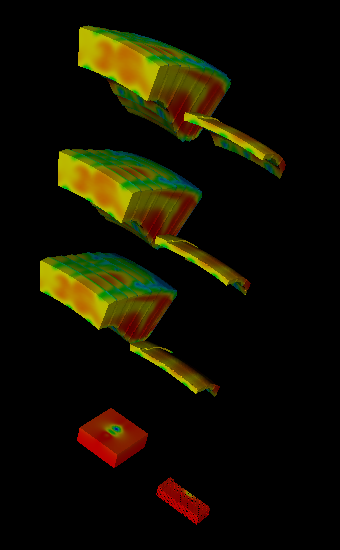

Recreate this plot in Python.
#!/usr/bin/env python

# Demonstrate vtkGeometryFilter on structured grid, poly data,
# unstructured grid, and rectilinear grid with extent/point/cell
# clipping options.

import os

# Factory overrides
import vtkmodules.vtkInteractionStyle  # noqa: F401
import vtkmodules.vtkRenderingFreeType  # noqa: F401
import vtkmodules.vtkRenderingOpenGL2  # noqa: F401

from vtkmodules.vtkCommonDataModel import vtkSphere
from vtkmodules.vtkFiltersExtraction import vtkExtractGeometry
from vtkmodules.vtkFiltersGeometry import vtkGeometryFilter
from vtkmodules.vtkIOLegacy import vtkRectilinearGridReader
from vtkmodules.vtkIOParallel import vtkMultiBlockPLOT3DReader
from vtkmodules.vtkRenderingCore import (
    vtkActor,
    vtkPolyDataMapper,
    vtkRenderWindow,
    vtkRenderWindowInteractor,
    vtkRenderer,
)

data_dir = os.environ.get("VPE_DATA_DIR", os.path.dirname(os.path.abspath(__file__)))

# Read PLOT3D structured grid
pl3d = vtkMultiBlockPLOT3DReader()
pl3d.SetXYZFileName(os.path.join(data_dir, "combxyz.bin"))
pl3d.SetQFileName(os.path.join(data_dir, "combq.bin"))
pl3d.SetScalarFunctionNumber(100)
pl3d.SetVectorFunctionNumber(202)
pl3d.Update()
output = pl3d.GetOutput().GetBlock(0)

# Structured grid - full surface
gf = vtkGeometryFilter()
gf.SetInputData(output)

g_mapper = vtkPolyDataMapper()
g_mapper.SetInputConnection(gf.GetOutputPort())
g_mapper.SetScalarRange(output.GetScalarRange())

g_actor = vtkActor()
g_actor.SetMapper(g_mapper)

# Structured grid with clipping
gf_2 = vtkGeometryFilter()
gf_2.SetInputData(output)
gf_2.ExtentClippingOn()
gf_2.SetExtent(10, 17, -6, 6, 23, 37)
gf_2.PointClippingOn()
gf_2.SetPointMinimum(0)
gf_2.SetPointMaximum(10000)
gf_2.CellClippingOn()
gf_2.SetCellMinimum(0)
gf_2.SetCellMaximum(7500)

g2_mapper = vtkPolyDataMapper()
g2_mapper.SetInputConnection(gf_2.GetOutputPort())
g2_mapper.SetScalarRange(output.GetScalarRange())

g2_actor = vtkActor()
g2_actor.SetMapper(g2_mapper)
g2_actor.AddPosition(0, 15, 0)

# Poly data surface
gf_3 = vtkGeometryFilter()
gf_3.SetInputConnection(gf.GetOutputPort())

g3_mapper = vtkPolyDataMapper()
g3_mapper.SetInputConnection(gf_3.GetOutputPort())
g3_mapper.SetScalarRange(output.GetScalarRange())

g3_actor = vtkActor()
g3_actor.SetMapper(g3_mapper)
g3_actor.AddPosition(0, 0, 15)

# Poly data with clipping
gf_4 = vtkGeometryFilter()
gf_4.SetInputConnection(gf_2.GetOutputPort())
gf_4.ExtentClippingOn()
gf_4.SetExtent(10, 17, -6, 6, 23, 37)
gf_4.PointClippingOn()
gf_4.SetPointMinimum(0)
gf_4.SetPointMaximum(10000)
gf_4.CellClippingOn()
gf_4.SetCellMinimum(0)
gf_4.SetCellMaximum(7500)

g4_mapper = vtkPolyDataMapper()
g4_mapper.SetInputConnection(gf_4.GetOutputPort())
g4_mapper.SetScalarRange(output.GetScalarRange())

g4_actor = vtkActor()
g4_actor.SetMapper(g4_mapper)
g4_actor.AddPosition(0, 15, 15)

# Unstructured grid surface
s = vtkSphere()
s.SetCenter(output.GetCenter())
s.SetRadius(100.0)

eg = vtkExtractGeometry()
eg.SetInputData(output)
eg.SetImplicitFunction(s)

gf_5 = vtkGeometryFilter()
gf_5.SetInputConnection(eg.GetOutputPort())

g5_mapper = vtkPolyDataMapper()
g5_mapper.SetInputConnection(gf_5.GetOutputPort())
g5_mapper.SetScalarRange(output.GetScalarRange())

g5_actor = vtkActor()
g5_actor.SetMapper(g5_mapper)
g5_actor.AddPosition(0, 0, 30)

# Unstructured grid with clipping
gf_6 = vtkGeometryFilter()
gf_6.SetInputConnection(eg.GetOutputPort())
gf_6.ExtentClippingOn()
gf_6.SetExtent(10, 17, -6, 6, 23, 37)
gf_6.PointClippingOn()
gf_6.SetPointMinimum(0)
gf_6.SetPointMaximum(10000)
gf_6.CellClippingOn()
gf_6.SetCellMinimum(0)
gf_6.SetCellMaximum(7500)

g6_mapper = vtkPolyDataMapper()
g6_mapper.SetInputConnection(gf_6.GetOutputPort())
g6_mapper.SetScalarRange(output.GetScalarRange())

g6_actor = vtkActor()
g6_actor.SetMapper(g6_mapper)
g6_actor.AddPosition(0, 15, 30)

# Rectilinear grid surface
rgrid_reader = vtkRectilinearGridReader()
rgrid_reader.SetFileName(os.path.join(data_dir, "RectGrid2.vtk"))
rgrid_reader.Update()

gf_7 = vtkGeometryFilter()
gf_7.SetInputConnection(rgrid_reader.GetOutputPort())

g7_mapper = vtkPolyDataMapper()
g7_mapper.SetInputConnection(gf_7.GetOutputPort())
g7_mapper.SetScalarRange(rgrid_reader.GetOutput().GetScalarRange())

g7_actor = vtkActor()
g7_actor.SetMapper(g7_mapper)
g7_actor.SetScale(3, 3, 3)

# Rectilinear grid with clipping
gf_8 = vtkGeometryFilter()
gf_8.SetInputConnection(rgrid_reader.GetOutputPort())
gf_8.ExtentClippingOn()
gf_8.SetExtent(0, 1, -2, 2, 0, 4)
gf_8.PointClippingOn()
gf_8.SetPointMinimum(0)
gf_8.SetPointMaximum(10000)
gf_8.CellClippingOn()
gf_8.SetCellMinimum(0)
gf_8.SetCellMaximum(7500)

g8_mapper = vtkPolyDataMapper()
g8_mapper.SetInputConnection(gf_8.GetOutputPort())
g8_mapper.SetScalarRange(rgrid_reader.GetOutput().GetScalarRange())

g8_actor = vtkActor()
g8_actor.SetMapper(g8_mapper)
g8_actor.SetScale(3, 3, 3)
g8_actor.AddPosition(0, 15, 0)

# Renderer
renderer = vtkRenderer()
renderer.AddActor(g_actor)
renderer.AddActor(g2_actor)
renderer.AddActor(g3_actor)
renderer.AddActor(g4_actor)
renderer.AddActor(g5_actor)
renderer.AddActor(g6_actor)
renderer.AddActor(g7_actor)
renderer.AddActor(g8_actor)

# Window
render_window = vtkRenderWindow()
render_window.SetSize(340, 550)
render_window.AddRenderer(renderer)
render_window.SetWindowName("geom filter")

# Interactor
interactor = vtkRenderWindowInteractor()
interactor.SetRenderWindow(render_window)

# Scene
cam = renderer.GetActiveCamera()
cam.SetClippingRange(84, 174)
cam.SetFocalPoint(5.22824, 6.09412, 35.9813)
cam.SetPosition(100.052, 62.875, 102.818)
cam.SetViewUp(-0.307455, -0.464269, 0.830617)

interactor.Initialize()
interactor.Start()
